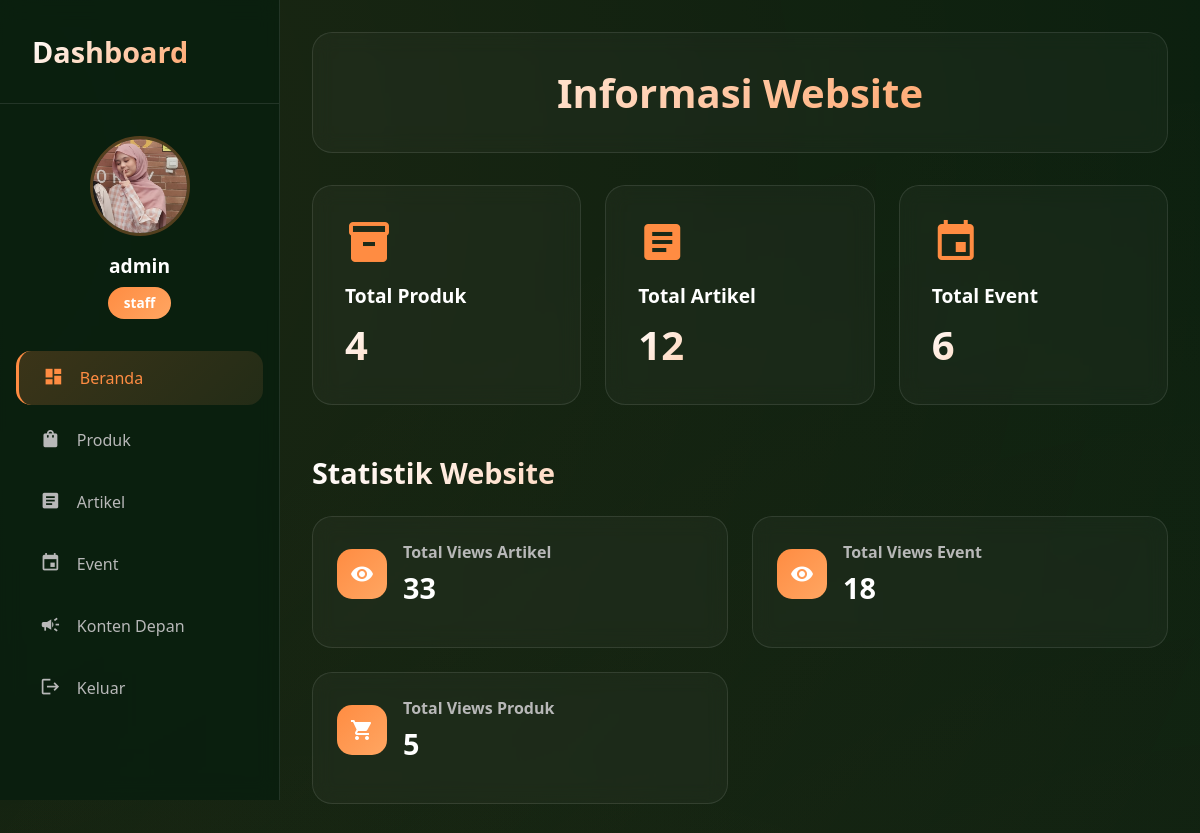
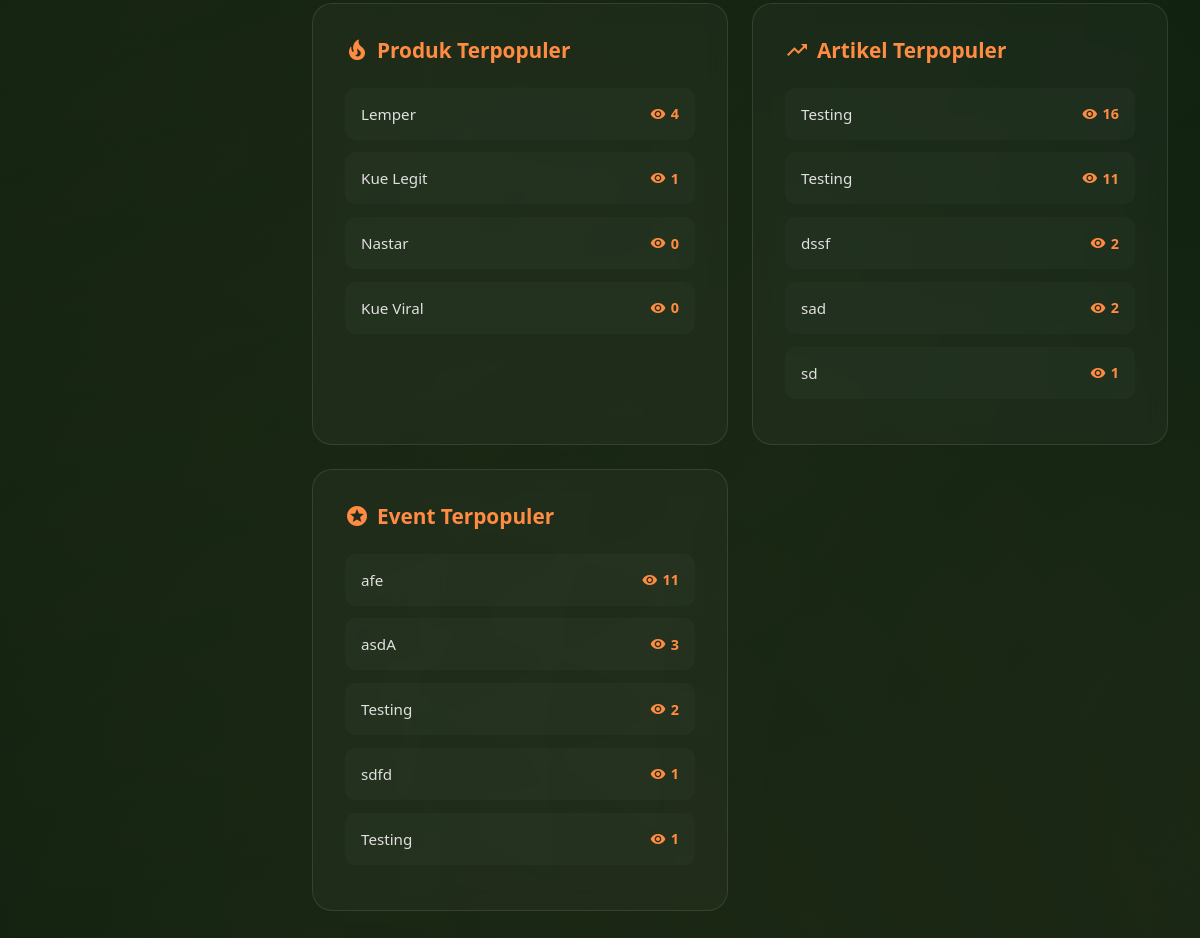
The page /adminpanel (signed in) on the database its author committed (2 pictures, top to bottom).
### tables this page shows
CREATE TABLE `users` (
  `id` int(11) NOT NULL,
  `username` varchar(50) DEFAULT NULL,
  `password` varchar(255) DEFAULT NULL,
  `failed_attempts` int(11) NOT NULL DEFAULT 0,
  `locked_until` datetime DEFAULT NULL,
  `profile_image` varchar(255) DEFAULT NULL,
  `role` enum('developer','staff','owner') NOT NULL DEFAULT 'staff',
  `profile_crop_y` int(11) DEFAULT 50,
  `updated_at` timestamp NOT NULL DEFAULT current_timestamp() ON UPDATE current_timestamp()
);

CREATE TABLE `products` (
  `id_product` int(11) NOT NULL,
  `nama` varchar(255) NOT NULL,
  `harga` decimal(10,0) NOT NULL,
  `deskripsi` text DEFAULT NULL,
  `gambar` varchar(255) DEFAULT NULL,
  `crop_y` int(11) DEFAULT 50,
  `pelihat` int(11) DEFAULT 0,
  `rata_rating` decimal(2,1) DEFAULT 0.0,
  `total_ratings` int(11) DEFAULT 0,
  `kategori` varchar(50) DEFAULT NULL,
  `status` enum('draft','published') DEFAULT 'published',
  `tanggal` timestamp NOT NULL DEFAULT current_timestamp()
);

CREATE TABLE `artikel` (
  `id_artikel` int(11) NOT NULL,
  `judul` varchar(255) NOT NULL,
  `gambar` varchar(255) DEFAULT NULL,
  `crop_y` int(11) DEFAULT 50,
  `isi` text NOT NULL,
  `pelihat` int(11) DEFAULT 0,
  `tanggal` date NOT NULL,
  `kategori` varchar(100) NOT NULL,
  `status` enum('draft','published') DEFAULT 'draft',
  `created_at` timestamp NOT NULL DEFAULT current_timestamp(),
  `updated_at` timestamp NOT NULL DEFAULT current_timestamp() ON UPDATE current_timestamp()
);

CREATE TABLE `events` (
  `id_event` int(11) NOT NULL,
  `judul` varchar(255) NOT NULL,
  `isi` text NOT NULL,
  `gambar` varchar(255) DEFAULT NULL,
  `crop_y` int(3) DEFAULT 50,
  `kategori` varchar(50) DEFAULT 'Event',
  `pelihat` int(11) DEFAULT 0,
  `tanggal` date NOT NULL,
  `status` enum('draft','published') DEFAULT 'draft',
  `created_at` timestamp NOT NULL DEFAULT current_timestamp(),
  `updated_at` timestamp NOT NULL DEFAULT current_timestamp() ON UPDATE current_timestamp()
);

### adminpanel/index.php (the view, shortened to what this page needs)
<?php
require "../koneksi.php";
$currentImage = 'uploads/profiles/default.png';
$currentCropY = 50;
$session = $_SESSION['username'];
$stmt = $con->prepare("SELECT id, profile_image, profile_crop_y, role FROM users WHERE username = ?");
if ($stmt !== false) {
    $stmt->bind_param("s", $session);
    $stmt->execute();
    $result = $stmt->get_result();
    $user = $result->fetch_assoc();
    if ($user) {
        $userId = $user['id'];
        $userRole = $user['role'] ?? 'Pengguna';
        if (!empty($user['profile_image'])) {
            $currentImage = htmlspecialchars($user['profile_image']);
        }
        $currentCropY = intval($user['profile_crop_y']);
    }
}
$total_produk = 0;
$total_artikel = 0;
$total_event = 0;
$total_views_artikel = 0;
$total_views_event = 0;
$total_views_produk = 0;
$result = mysqli_query($con, "SELECT COUNT(*) as total FROM products");
if ($result) {
    $row = mysqli_fetch_assoc($result);
    $total_produk = $row['total'];
}
$result = mysqli_query($con, "SELECT COUNT(*) as total FROM artikel");
if ($result) {
    $row = mysqli_fetch_assoc($result);
    $total_artikel = $row['total'];
}
$result = mysqli_query($con, "SELECT COUNT(*) as total FROM events");
if ($result) {
    $row = mysqli_fetch_assoc($result);
    $total_event = $row['total'];
}
$result = mysqli_query($con, "SELECT SUM(pelihat) as total_views FROM artikel");
if ($result) {
    $row = mysqli_fetch_assoc($result);
    $total_views_artikel = $row['total_views'] ?? 0;
}
$result = mysqli_query($con, "SELECT SUM(pelihat) as total_views FROM events");
if ($result) {
    $row = mysqli_fetch_assoc($result);
    $total_views_event = $row['total_views'] ?? 0;
}
$result = mysqli_query($con, "SELECT SUM(pelihat) as total_views FROM products");
if ($result) {
    $row = mysqli_fetch_assoc($result);
    $total_views_produk = $row['total_views'] ?? 0;
}
$popular_articles = [];
$result = mysqli_query($con, "SELECT judul, pelihat FROM artikel ORDER BY pelihat DESC LIMIT 5");
if ($result) {
    while ($row = mysqli_fetch_assoc($result)) {
        $popular_articles[] = $row;
    }
}
$popular_events = [];
$result = mysqli_query($con, "SELECT judul, pelihat FROM events ORDER BY pelihat DESC LIMIT 5");
if ($result) {
    while ($row = mysqli_fetch_assoc($result)) {
        $popular_events[] = $row;
    }
}
$popular_products = [];
$result = mysqli_query($con, "SELECT nama, pelihat FROM products ORDER BY pelihat DESC LIMIT 5");
if ($result) {
    while ($row = mysqli_fetch_assoc($result)) {
        $popular_products[] = $row;
    }
}
?>
<!DOCTYPE html>
<html lang="id">
<head>
</head>
<body>
    <div class="dashboard-container">
        <aside class="sidebar" id="sidebar">
            <div class="logo">
                <h1>Dashboard</h1>
            </div>
            <div class="profile-card">
                <a href="editpp.php?id=<?php echo $userId; ?>" class="profile-pic-link">
                    <div
                        class="profile-pic"
                        style="
                            background-image: url('<?php echo $currentImage; ?>?t=<?php echo time(); ?>');
                            background-position: center <?php echo $currentCropY; ?>%;
                            background-size: cover;
                            background-repeat: no-repeat;
                        "
                    ></div>
                </a>
                <div class="profile-info">
                    <h3><?php echo htmlspecialchars($session); ?></h3>
                    <span class="status"><?php echo htmlspecialchars($userRole); ?></span>
                </div>
            </div>
            <nav class="navigation-menu">
                <ul>
                    <li class="active">
                        <a href="index.php">
                            <span class="material-icons">dashboard</span>
                            Beranda
                        </a>
                    </li>
                    <li>
                        <a href="produk_dashboard.php">
                            <span class="material-icons">shopping_bag</span>
                            Produk
                        </a>
                    </li>
                    <li>
                        <a href="artikeladmin.php">
                            <span class="material-icons">article</span>
                            Artikel
                        </a>
                    </li>
                    <li>
                        <a href="eventadmin.php">
                            <span class="material-icons">event</span>
                            Event
                        </a>
                    </li>
                    <li>
                        <a href="pengumuman.php">
                            <span class="material-icons">campaign</span>
                            Konten Depan
                        </a>
                    </li>
                    <li>
                        <a href="logout.php">
                            <span class="material-icons">logout</span>
                            Keluar
                        </a>
                    </li>
                </ul>
            </nav>
        </aside>
        <main class="main-content">
            <header class="main-header">
                <h2>Informasi Website</h2>
            </header>
            <section class="info-cards">
                <a class="card" href="../produk.php" target="_blank">
                    <span class="material-icons">inventory</span>
                    <h3>Total Produk</h3>
                    <p class="count"><?php echo number_format($total_produk); ?></p>
                </a>
                <a class="card" href="../artikel.php" target="_blank">
                    <span class="material-icons">article</span>
                    <h3>Total Artikel</h3>
                    <p class="count"><?php echo number_format($total_artikel); ?></p>
                </a>
                <a class="card" href="../event.php" target="_blank">
                    <span class="material-icons">event</span>
                    <h3>Total Event</h3>
                    <p class="count"><?php echo number_format($total_event); ?></p>
                </a>
            </section>
            <section class="statistics-section">
                <h2 class="section-title">Statistik Website</h2>
                <div class="stats-grid">
                    <div class="stat-card">
                        <div class="stat-header">
                            <div class="stat-icon">
                                <span class="material-icons">visibility</span>
                            </div>
                            <div class="stat-info">
                                <h4>Total Views Artikel</h4>
                                <div class="stat-value"><?php echo number_format($total_views_artikel); ?></div>
                            </div>
                        </div>
                    </div>
                    <div class="stat-card">
                        <div class="stat-header">
                            <div class="stat-icon">
                                <span class="material-icons">remove_red_eye</span>
                            </div>
                            <div class="stat-info">
                                <h4>Total Views Event</h4>
                                <div class="stat-value"><?php echo number_format($total_views_event); ?></div>
                            </div>
                        </div>
                    </div>
                    <div class="stat-card">
                        <div class="stat-header">
                            <div class="stat-icon">
                                <span class="material-icons">shopping_cart</span>
                            </div>
                            <div class="stat-info">
                                <h4>Total Views Produk</h4>
                                <div class="stat-value"><?php echo number_format($total_views_produk); ?></div>
                            </div>
                        </div>
                    </div>
                </div>
                <div class="popular-section">
                    <div class="popular-card">
                        <h3>
                            <span class="material-icons">local_fire_department</span>
                            Produk Terpopuler
                        </h3>
                        <?php if (!empty($popular_products)): ?>
                            <ul class="popular-list">
                                <?php foreach ($popular_products as $product): ?>
                                    <li class="popular-item">
                                        <span class="popular-item-title"><?php echo htmlspecialchars($product['nama']); ?></span>
                                        <span class="popular-item-views">
                                            <span class="material-icons">visibility</span>
                                            <?php echo number_format($product['pelihat']); ?>
                                        </span>
                                    </li>
                                <?php endforeach; ?>
                            </ul>
                        <?php else: ?>
                            <div class="empty-state">Belum ada data produk</div>
                        <?php endif; ?>
                    </div>
                    <div class="popular-card">
                        <h3>
                            <span class="material-icons">trending_up</span>
                            Artikel Terpopuler
                        </h3>
                        <?php if (!empty($popular_articles)): ?>
                            <ul class="popular-list">
                                <?php foreach ($popular_articles as $article): ?>
                                    <li class="popular-item">
                                        <span class="popular-item-title"><?php echo htmlspecialchars($article['judul']); ?></span>
                                        <span class="popular-item-views">
                                            <span class="material-icons">visibility</span>
                                            <?php echo number_format($article['pelihat']); ?>
                                        </span>
                                    </li>
                                <?php endforeach; ?>
                            </ul>
                        <?php else: ?>
                            <div class="empty-state">Belum ada data artikel</div>
                        <?php endif; ?>
                    </div>
                    <div class="popular-card">
                        <h3>
                            <span class="material-icons">stars</span>
                            Event Terpopuler
                        </h3>
                        <?php if (!empty($popular_events)): ?>
                            <ul class="popular-list">
                                <?php foreach ($popular_events as $event): ?>
                                    <li class="popular-item">
                                        <span class="popular-item-title"><?php echo htmlspecialchars($event['judul']); ?></span>
                                        <span class="popular-item-views">
                                            <span class="material-icons">visibility</span>
                                            <?php echo number_format($event['pelihat']); ?>
                                        </span>
                                    </li>
                                <?php endforeach; ?>
                            </ul>
                        <?php else: ?>
                            <div class="empty-state">Belum ada data event</div>
                        <?php endif; ?>
                    </div>
                </div>
            </section>
        </main>
    </div>
</body>
</html>

### rows shown on the page
users: profile_image (picture), role "staff"
products: nama "Lemper", pelihat "4"
products: nama "Kue Legit", pelihat "1"
products: nama "Nastar", pelihat "0"
products: nama "Kue Viral", pelihat "0"
artikel: judul "Testing", pelihat "16"
artikel: judul "Testing", pelihat "11"
artikel: judul "dssf", pelihat "2"
artikel: judul "sad", pelihat "2"
artikel: judul "sd", pelihat "1"
events: judul "afe", pelihat "11"
events: judul "asdA", pelihat "3"
events: judul "Testing", pelihat "2"
events: judul "sdfd", pelihat "1"
events: judul "Testing", pelihat "1"

### other values the page prints
$session "admin"
$total_produk "4"
$total_artikel "12"
$total_event "6"
$total_views_artikel "33"
$total_views_event "18"
$total_views_produk "5"
